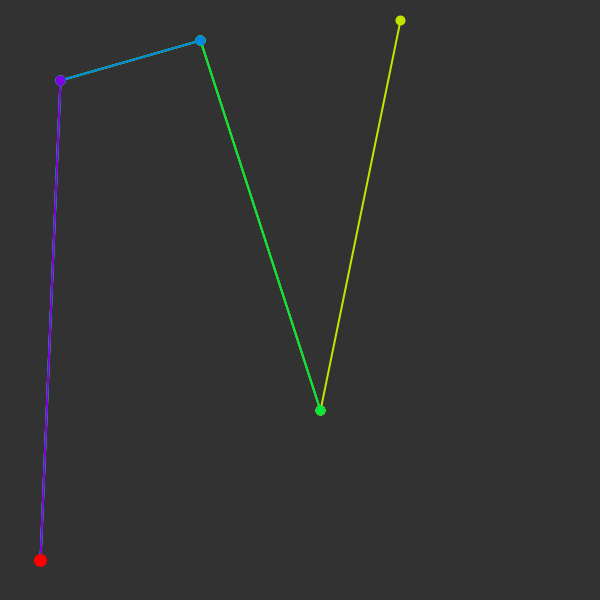
Frame 1 (no input)
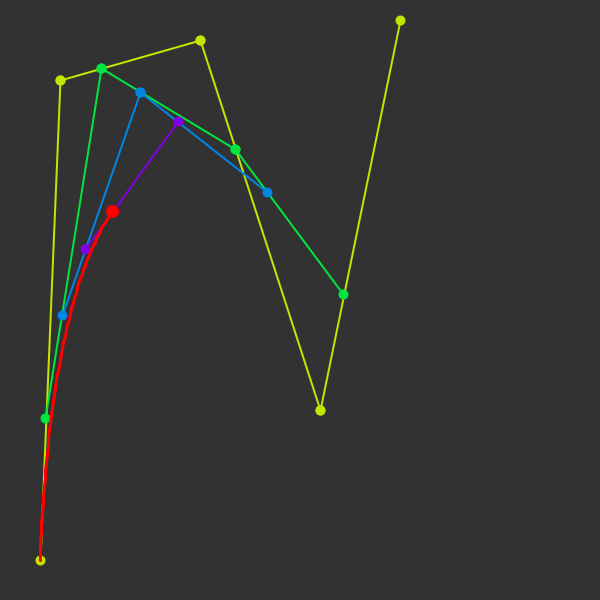
Frame 60 (the mouse pressed at the canvas centre just before this capture)
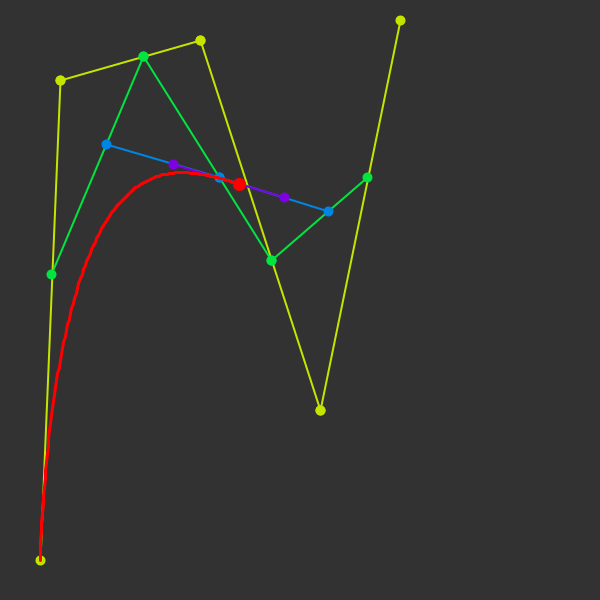
Frame 120 (the mouse held since frame 60 and released just before this capture)

The Processing sketch that drew these frames (run headless with seeded random() and noise(); from frame 60 on, the mouse is pressed at the canvas centre):

// Processing sketch: AniBezierRecursiveProof4
// ── AniBezierRecursiveProof4.pde
import java.util.*;
 
ArrayList<PVector> points = new ArrayList<PVector>();
ArrayList<PVector> curve = new ArrayList<PVector>();
 
float t = 0, deltaT = 0.005;
 
int[] colors = new  int[20];
 
void setup() {
  size(600, 600);
  initColors();
  points.add(new PVector(40, 560));
  points.add(new PVector(60, 80));
  points.add(new PVector(200, 40));
  points.add(new PVector(320, 410));
  points.add(new PVector(400, 20));
}
 
void draw() {
  background(50);
  smooth(8);
  PVector p = constructBezier(t, points, 0);
  curve.add(p);
  drawBezier(curve, p);
  t += deltaT;
  if (t > 1) {
    curve.clear();
    t = 0;
  }
}
 
// Draw the curve as its constructed
void drawBezier(ArrayList<PVector> c, PVector last) {
  fill(255, 0, 0);
  stroke(255, 0, 0);
  strokeWeight(3);
  if (c.size() > 0) {
    PVector c0 = c.get(0), c1;
    for (int i = 1; i < c.size (); i++) {
      c1 = c.get(i);
      line(c0.x, c0.y, c1.x, c1.y);
      c0 = c1;
    }
  }
  ellipse(last.x, last.y, 10, 10);
}
 
// Recursive function
PVector constructBezier( float t, ArrayList<PVector> points, int c ) {
  PVector p0, p1;
  fill(colors[c]);
  stroke(colors[c]);
  p0 = points.get(0);
  p1 = points.get(1);   
  if (points.size() == 2)
    return getPointAtT(p0, p1, t);
  ArrayList<PVector> next = new ArrayList<PVector>();
  for (int i = 1; i < points.size (); i++) {
    p1 = points.get(i);
    next.add(getPointAtT(p0, p1, t));
    p0 = p1;
  }
  return constructBezier(t, next, (c+1)% colors.length);
}
 
// Draw the link between two points and return the next point
PVector getPointAtT(PVector p0, PVector p1, float t) {
  strokeWeight(2);
  ellipse(p0.x, p0.y, 8, 8);
  line(p0.x, p0.y, p1.x, p1.y);
  ellipse(p1.x, p1.y, 8, 8);   
  PVector v = PVector.sub(p1, p0);
  v.mult(t);
  v.add(p0);
  return v;
}
 
// Create a different colour for each iteration
void initColors() {
  colorMode(HSB, 1.0, 1.0, 1.0);
  for (int i = 0; i < colors.length; i++) {
    colors[i] = color( ((i + 1)*0.19) % 1.0, 1, 0.9);
  }
  colorMode(RGB, 255);
}
